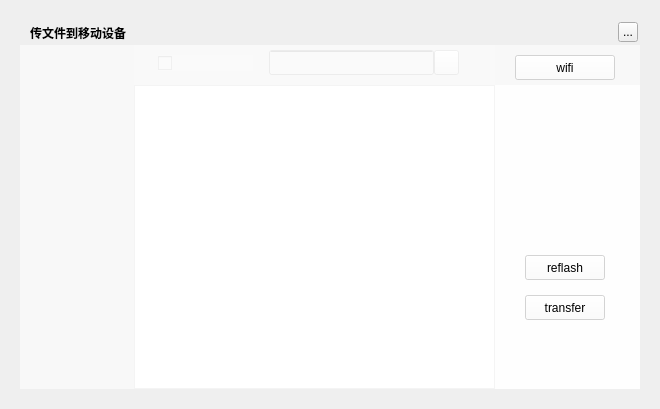
<?xml version="1.0" encoding="UTF-8"?>
<ui version="4.0">
 <class>MusicConnectTransferWidget</class>
 <widget class="QWidget" name="MusicConnectTransferWidget">
  <property name="geometry">
   <rect>
    <x>0</x>
    <y>0</y>
    <width>660</width>
    <height>409</height>
   </rect>
  </property>
  <property name="windowTitle">
   <string>传文件到移动设备</string>
  </property>
  <widget class="QLabel" name="background">
   <property name="geometry">
    <rect>
     <x>20</x>
     <y>20</y>
     <width>620</width>
     <height>369</height>
    </rect>
   </property>
   <property name="text">
    <string/>
   </property>
  </widget>
  <widget class="QLabel" name="topTitleName">
   <property name="geometry">
    <rect>
     <x>30</x>
     <y>20</y>
     <width>171</width>
     <height>25</height>
    </rect>
   </property>
   <property name="styleSheet">
    <string notr="true">color:&quot;#FFFFFF&quot;;font-weight:bold</string>
   </property>
   <property name="text">
    <string>传文件到移动设备</string>
   </property>
  </widget>
  <widget class="QToolButton" name="topTitleCloseButton">
   <property name="geometry">
    <rect>
     <x>618</x>
     <y>22</y>
     <width>20</width>
     <height>20</height>
    </rect>
   </property>
   <property name="text">
    <string>...</string>
   </property>
  </widget>
  <widget class="QWidget" name="backgroundMask" native="true">
   <property name="geometry">
    <rect>
     <x>20</x>
     <y>45</y>
     <width>620</width>
     <height>344</height>
    </rect>
   </property>
   <property name="styleSheet">
    <string notr="true">QWidget{background:rgba(255,255,255,150);}
QLabel{background:transparent;}</string>
   </property>
   <widget class="QWidget" name="playListWidget" native="true">
    <property name="geometry">
     <rect>
      <x>114</x>
      <y>0</y>
      <width>361</width>
      <height>344</height>
     </rect>
    </property>
    <property name="styleSheet">
     <string notr="true">background:rgba(255,255,255,50)</string>
    </property>
    <widget class="QLineEdit" name="searchLineEdit">
     <property name="geometry">
      <rect>
       <x>135</x>
       <y>5</y>
       <width>165</width>
       <height>25</height>
      </rect>
     </property>
    </widget>
    <widget class="QCheckBox" name="allSelectedcheckBox">
     <property name="geometry">
      <rect>
       <x>24</x>
       <y>10</y>
       <width>95</width>
       <height>16</height>
      </rect>
     </property>
    </widget>
    <widget class="QPushButton" name="searchLineLabel">
     <property name="geometry">
      <rect>
       <x>300</x>
       <y>5</y>
       <width>25</width>
       <height>25</height>
      </rect>
     </property>
     <property name="styleSheet">
      <string notr="true">border-image: url(:/share/searchlineleft);</string>
     </property>
    </widget>
    <widget class="MusicConnectTransferTableWidget" name="playListTableWidget">
     <property name="geometry">
      <rect>
       <x>0</x>
       <y>40</y>
       <width>361</width>
       <height>304</height>
      </rect>
     </property>
    </widget>
    <widget class="QLabel" name="functionBottomLabel">
     <property name="geometry">
      <rect>
       <x>0</x>
       <y>40</y>
       <width>361</width>
       <height>304</height>
      </rect>
     </property>
     <property name="styleSheet">
      <string notr="true">background:rgb(255,255,255)</string>
     </property>
    </widget>
    <zorder>searchLineEdit</zorder>
    <zorder>allSelectedcheckBox</zorder>
    <zorder>searchLineLabel</zorder>
    <zorder>functionBottomLabel</zorder>
    <zorder>playListTableWidget</zorder>
   </widget>
   <widget class="QStackedWidget" name="stackedWidget">
    <property name="geometry">
     <rect>
      <x>475</x>
      <y>40</y>
      <width>145</width>
      <height>304</height>
     </rect>
    </property>
    <property name="currentIndex">
     <number>0</number>
    </property>
    <widget class="QWidget" name="mobileModeWidget">
     <widget class="QLabel" name="iconUSBLabel">
      <property name="geometry">
       <rect>
        <x>35</x>
        <y>50</y>
        <width>72</width>
        <height>72</height>
       </rect>
      </property>
      <property name="pixmap">
       <pixmap resource="../../../MMMQrc/MusicPlayer.qrc">:/toolSets/usb</pixmap>
      </property>
     </widget>
     <widget class="QLabel" name="textUSBLabel">
      <property name="geometry">
       <rect>
        <x>25</x>
        <y>120</y>
        <width>95</width>
        <height>25</height>
       </rect>
      </property>
      <property name="alignment">
       <set>Qt::AlignCenter</set>
      </property>
     </widget>
     <widget class="QPushButton" name="transferUSBButton">
      <property name="geometry">
       <rect>
        <x>30</x>
        <y>210</y>
        <width>80</width>
        <height>25</height>
       </rect>
      </property>
      <property name="text">
       <string>transfer</string>
      </property>
     </widget>
     <widget class="QPushButton" name="reflashUSBButton">
      <property name="geometry">
       <rect>
        <x>30</x>
        <y>170</y>
        <width>80</width>
        <height>25</height>
       </rect>
      </property>
      <property name="text">
       <string>reflash</string>
      </property>
     </widget>
    </widget>
    <widget class="QWidget" name="wifiModeWidget">
     <widget class="QLabel" name="iconWIFILabel">
      <property name="geometry">
       <rect>
        <x>35</x>
        <y>50</y>
        <width>72</width>
        <height>72</height>
       </rect>
      </property>
      <property name="pixmap">
       <pixmap resource="../../../MMMQrc/MusicPlayer.qrc">:/toolSets/wifi</pixmap>
      </property>
     </widget>
     <widget class="QPushButton" name="transferWIFIButton">
      <property name="geometry">
       <rect>
        <x>30</x>
        <y>210</y>
        <width>80</width>
        <height>25</height>
       </rect>
      </property>
      <property name="text">
       <string>transfer</string>
      </property>
     </widget>
     <widget class="QLabel" name="WIFILabel">
      <property name="geometry">
       <rect>
        <x>10</x>
        <y>140</y>
        <width>120</width>
        <height>15</height>
       </rect>
      </property>
      <property name="text">
       <string>对方IP地址</string>
      </property>
     </widget>
     <widget class="QLineEdit" name="lineWIFIEdit">
      <property name="geometry">
       <rect>
        <x>10</x>
        <y>160</y>
        <width>120</width>
        <height>20</height>
       </rect>
      </property>
     </widget>
    </widget>
   </widget>
   <widget class="QPushButton" name="switchButton">
    <property name="geometry">
     <rect>
      <x>495</x>
      <y>10</y>
      <width>100</width>
      <height>25</height>
     </rect>
    </property>
    <property name="text">
     <string>wifi</string>
    </property>
   </widget>
  </widget>
  <zorder>background</zorder>
  <zorder>backgroundMask</zorder>
  <zorder>topTitleName</zorder>
  <zorder>topTitleCloseButton</zorder>
 </widget>
 <customwidgets>
  <customwidget>
   <class>MusicConnectTransferTableWidget</class>
   <extends>QTableWidget</extends>
   <header>musicconnecttransfertablewidget.h</header>
  </customwidget>
 </customwidgets>
 <resources>
  <include location="../../../MMMQrc/MusicPlayer.qrc"/>
 </resources>
 <connections/>
</ui>
